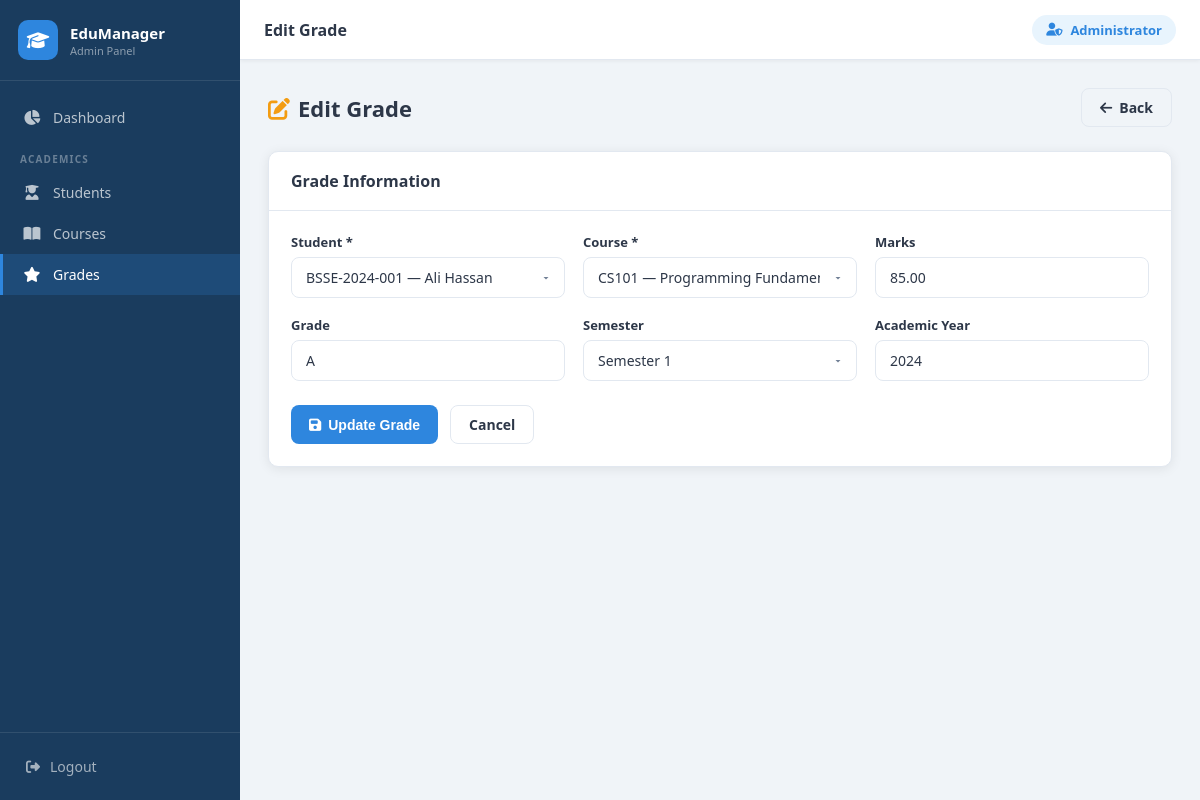
The app's page /grades/edit.php?id=1 (signed in) with its own data.
### tables this page shows
CREATE TABLE IF NOT EXISTS grades (
    id           INT AUTO_INCREMENT PRIMARY KEY,
    student_id   INT NOT NULL,
    course_id    INT NOT NULL,
    marks        DECIMAL(5,2),
    grade        VARCHAR(5),
    semester     INT,
    academic_year VARCHAR(10),
    created_at   TIMESTAMP DEFAULT CURRENT_TIMESTAMP,
    FOREIGN KEY (student_id) REFERENCES students(id) ON DELETE CASCADE,
    FOREIGN KEY (course_id)  REFERENCES courses(id)  ON DELETE CASCADE,
    UNIQUE KEY unique_grade (student_id, course_id, semester)
);

CREATE TABLE IF NOT EXISTS students (
    id           INT AUTO_INCREMENT PRIMARY KEY,
    student_id   VARCHAR(20)  NOT NULL UNIQUE,
    full_name    VARCHAR(100) NOT NULL,
    email        VARCHAR(100) NOT NULL UNIQUE,
    phone        VARCHAR(20),
    department   VARCHAR(100),
    semester     INT DEFAULT 1,
    status       ENUM('Active','Inactive','Graduated') DEFAULT 'Active',
    enrolled_at  DATE,
    created_at   TIMESTAMP DEFAULT CURRENT_TIMESTAMP
);

CREATE TABLE IF NOT EXISTS courses (
    id           INT AUTO_INCREMENT PRIMARY KEY,
    course_code  VARCHAR(20)  NOT NULL UNIQUE,
    course_name  VARCHAR(150) NOT NULL,
    credit_hours INT DEFAULT 3,
    department   VARCHAR(100),
    instructor   VARCHAR(100),
    semester     INT,
    created_at   TIMESTAMP DEFAULT CURRENT_TIMESTAMP
);

### grades/edit.php (the view, shortened to what this page needs)
<?php
$db = getDB();
$id = (int)($_GET['id']??0);
$grade = $db->query("SELECT * FROM grades WHERE id=$id")->fetch_assoc();
$students = $db->query("SELECT id, student_id, full_name FROM students ORDER BY full_name");
$courses  = $db->query("SELECT id, course_code, course_name FROM courses ORDER BY course_name");
$d = $_POST ?: $grade;
include '../includes/header.php';
?>
<div class="page-header">
    <div><h1><i class="fas fa-edit" style="color:var(--warning);margin-right:8px;"></i>Edit Grade</h1></div>
    <a href="index.php" class="btn btn-outline"><i class="fas fa-arrow-left"></i> Back</a>
</div>
<div class="card"><div class="card-header"><h2>Grade Information</h2></div><div class="card-body">
<form method="POST">
    <div class="form-grid">
        <div class="form-group">
            <label>Student *</label>
            <select name="student_id" class="form-control" required>
                <?php while($s=$students->fetch_assoc()): ?>
                <option value="<?=$s['id']?>" <?= $d['student_id']==$s['id']?'selected':'' ?>><?= htmlspecialchars($s['student_id'].' — '.$s['full_name']) ?></option>
                <?php endwhile; ?>
            </select>
        </div>
        <div class="form-group">
            <label>Course *</label>
            <select name="course_id" class="form-control" required>
                <?php while($c=$courses->fetch_assoc()): ?>
                <option value="<?=$c['id']?>" <?= $d['course_id']==$c['id']?'selected':'' ?>><?= htmlspecialchars($c['course_code'].' — '.$c['course_name']) ?></option>
                <?php endwhile; ?>
            </select>
        </div>
        <div class="form-group">
            <label>Marks</label>
            <input type="number" id="marks" name="marks" class="form-control" min="0" max="100" step="0.01" value="<?= $d['marks'] ?>">
        </div>
        <div class="form-group">
            <label>Grade</label>
            <input type="text" id="grade" name="grade" class="form-control" value="<?= htmlspecialchars($d['grade']) ?>">
        </div>
        <div class="form-group">
            <label>Semester</label>
            <select name="semester" class="form-control">
                <?php for($i=1;$i<=8;$i++): ?><option value="<?=$i?>" <?= $d['semester']==$i?'selected':'' ?>>Semester <?=$i?></option><?php endfor; ?>
            </select>
        </div>
        <div class="form-group">
            <label>Academic Year</label>
            <input type="text" name="academic_year" class="form-control" value="<?= htmlspecialchars($d['academic_year']??'') ?>">
        </div>
    </div>
    <div style="margin-top:24px;display:flex;gap:12px;">
        <button type="submit" class="btn btn-primary"><i class="fas fa-save"></i> Update Grade</button>
        <a href="index.php" class="btn btn-outline">Cancel</a>
    </div>
</form>
</div></div>
<?php include '../includes/footer.php'; ?>

### css/style.css (style rules this page uses)
*, *::before, *::after { box-sizing: border-box; margin: 0; padding: 0; }
:root { --primary: #1a3c5e; --primary-lt: #245480; --accent: #2e86de; --accent-lt: #e8f4fd; --success: #27ae60; --warning: #f39c12; --danger: #e74c3c; --bg: #f0f4f8; --card: #ffffff; --text: #2d3748; --text-muted: #718096; --border: #e2e8f0; --sidebar-w: 240px; --topbar-h: 60px; --radius: 10px; --shadow: 0 2px 12px rgba(0,0,0,.08); }
body { font-family: 'Segoe UI', Arial, sans-serif; background: var(--bg); color: var(--text); display: flex; min-height: 100vh; }
a { text-decoration: none; color: inherit; }
.page-header { display: flex; align-items: center; justify-content: space-between; margin-bottom: 24px; flex-wrap: wrap; gap: 12px; }
.page-header h1 { font-size: 22px; font-weight: 700; }
.card { background: var(--card); border-radius: var(--radius); box-shadow: var(--shadow); border: 1px solid var(--border); overflow: hidden; }
.card-header { padding: 18px 22px; border-bottom: 1px solid var(--border); display: flex; align-items: center; justify-content: space-between; gap: 12px; flex-wrap: wrap; }
.card-header h2 { font-size: 16px; font-weight: 700; }
.card-body { padding: 22px; }
.btn { display: inline-flex; align-items: center; gap: 7px; padding: 9px 18px; border-radius: 8px; font-size: 14px; font-weight: 600; border: none; cursor: pointer; transition: all .2s; white-space: nowrap; }
.btn-primary { background: var(--accent); color: #fff; }
.btn-outline { background: transparent; border: 1.5px solid var(--border); color: var(--text); }
.form-grid { display: grid; grid-template-columns: repeat(auto-fit, minmax(260px, 1fr)); gap: 18px; }
.form-group { display: flex; flex-direction: column; gap: 6px; }
.form-group label { font-size: 13px; font-weight: 600; color: var(--text); }
.form-control { padding: 10px 14px; border: 1.5px solid var(--border); border-radius: 8px; font-size: 14px; color: var(--text); background: #fff; transition: border-color .2s; width: 100%; font-family: inherit; }
select.form-control { appearance: none; background-repeat: no-repeat; background-position: right 12px center; padding-right: 36px; }

### records on screen
grades: student_id "BSSE-2024-001 — Ali Hassan", course_id "CS101 — Programming Fundamentals", marks "85.00", grade "A", semester "Semester 1", academic_year "2024"

### other values on screen
$pageTitle "Edit Grade"
$_SESSION['admin_name'] "Administrator"
